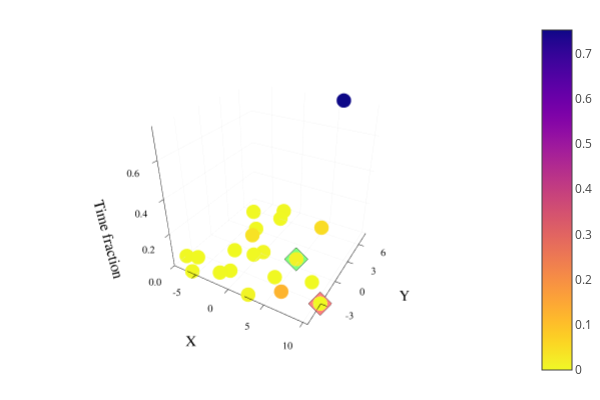

The notebook cell this image was saved under:
### Code cell
# 3D
plotlyjs()
plot()

scatter!(X,Y,time_fract,zcolor=time_fract,m=cgrad(:plasma,rev=true),markerstrokewidth=0,markersize=2.5,legend=false)

plot!([X[1]],[Y[1]],[time_fract[1]], seriestype = :scatter, markersize=3,
        color=color=palette(:lighttest)[4],markershape=:diamond,opacity=0.8) # Green for Si
plot!([X[end]],[Y[end]],[time_fract[end]], seriestype = :scatter, markersize=3,
        color=color=palette(:lighttest)[7],markershape=:diamond,opacity=0.8) # Red for Sf

xlims!(minimum(X)*1.01,maximum(X)*1.01) 
ylims!(minimum(Y)*1.01,maximum(Y)*1.01)
zlims!(minimum(time_fract)*1.01,maximum(time_fract)*1.01)

plot!(xlabel="X", ylabel="Y", zlabel = "Time fraction")

### Figure 1 — Plotly figure (JSON) as saved in the notebook; plotly's stock layout.template omitted (floating-point values rounded to 4 significant figures; data arrays with more than 128 entries replaced by an {"elided": "..."} marker saying what was removed)
{"data": [{"colorbar": {"title": ""}, "legendgroup": "y1", "marker": {"color": "rgba(242, 242, 39, 1.000)", "line": {"color": "rgba(0, 0, 0, 1.000)", "width": 0}, "size": 5, "symbol": "circle"}, "mode": "markers", "name": "y1", "scene": "scene", "showlegend": true, "type": "scatter3d", "x": [4.648], "xaxis": "x", "y": [0.7328], "yaxis": "y", "z": [0.01213], "zaxis": "z", "zmax": 0.7518, "zmin": 0}, {"colorbar": {"title": ""}, "legendgroup": "y1", "marker": {"color": "rgba(240, 248, 35, 1.000)", "line": {"color": "rgba(0, 0, 0, 1.000)", "width": 0}, "size": 5, "symbol": "circle"}, "mode": "markers", "name": "y1", "scene": "scene", "showlegend": false, "type": "scatter3d", "x": [-2.655], "xaxis": "x", "y": [-4.124], "yaxis": "y", "z": [0.001276], "zaxis": "z", "zmax": 0.7518, "zmin": 0}, {"colorbar": {"title": ""}, "legendgroup": "y1", "marker": {"color": "rgba(247, 226, 37, 1.000)", "line": {"color": "rgba(0, 0, 0, 1.000)", "width": 0}, "size": 5, "symbol": "circle"}, "mode": "markers", "name": "y1", "scene": "scene", "showlegend": false, "type": "scatter3d", "x": [-2.656], "xaxis": "x", "y": [1.283], "yaxis": "y", "z": [0.03829], "zaxis": "z", "zmax": 0.7518, "zmin": 0}, {"colorbar": {"title": ""}, "legendgroup": "y1", "marker": {"color": "rgba(240, 248, 34, 1.000)", "line": {"color": "rgba(0, 0, 0, 1.000)", "width": 0}, "size": 5, "symbol": "circle"}, "mode": "markers", "name": "y1", "scene": "scene", "showlegend": false, "type": "scatter3d", "x": [-3.743], "xaxis": "x", "y": [3.156], "yaxis": "y", "z": [0.0006382], "zaxis": "z", "zmax": 0.7518, "zmin": 0}, {"colorbar": {"title": ""}, "legendgroup": "y1", "marker": {"color": "rgba(240, 248, 35, 1.000)", "line": {"color": "rgba(0, 0, 0, 1.000)", "width": 0}, "size": 5, "symbol": "circle"}, "mode": "markers", "name": "y1", "scene": "scene", "showlegend": false, "type": "scatter3d", "x": [-0.8464], "xaxis": "x", "y": [-0.513], "yaxis": "y", "z": [0.001914], "zaxis": "z", "zmax": 0.7518, "zmin": 0}, {"colorbar": {"title": ""}, "legendgroup": "y1", "marker": {"color": "rgba(241, 246, 37, 1.000)", "line": {"color": "rgba(0, 0, 0, 1.000)", "width": 0}, "size": 5, "symbol": "circle"}, "mode": "markers", "name": "y1", "scene": "scene", "showlegend": false, "type": "scatter3d", "x": [0.04328], "xaxis": "x", "y": [0.2076], "yaxis": "y", "z": [0.005105], "zaxis": "z", "zmax": 0.7518, "zmin": 0}, {"colorbar": {"title": ""}, "legendgroup": "y1", "marker": {"color": "rgba(253, 180, 47, 1.000)", "line": {"color": "rgba(0, 0, 0, 1.000)", "width": 0}, "size": 5, "symbol": "circle"}, "mode": "markers", "name": "y1", "scene": "scene", "showlegend": false, "type": "scatter3d", "x": [7.183], "xaxis": "x", "y": [-5.388], "yaxis": "y", "z": [0.1238], "zaxis": "z", "zmax": 0.7518, "zmin": 0}, {"colorbar": {"title": ""}, "legendgroup": "y1", "marker": {"color": "rgba(241, 244, 38, 1.000)", "line": {"color": "rgba(0, 0, 0, 1.000)", "width": 0}, "size": 5, "symbol": "circle"}, "mode": "markers", "name": "y1", "scene": "scene", "showlegend": false, "type": "scatter3d", "x": [2.634], "xaxis": "x", "y": [-5.224], "yaxis": "y", "z": [0.007658], "zaxis": "z", "zmax": 0.7518, "zmin": 0}, {"colorbar": {"title": ""}, "legendgroup": "y1", "marker": {"color": "rgba(240, 248, 34, 1.000)", "line": {"color": "rgba(0, 0, 0, 1.000)", "width": 0}, "size": 5, "symbol": "circle"}, "mode": "markers", "name": "y1", "scene": "scene", "showlegend": false, "type": "scatter3d", "x": [-5.819], "xaxis": "x", "y": [-5.229], "yaxis": "y", "z": [0.0006382], "zaxis": "z", "zmax": 0.7518, "zmin": 0}, {"colorbar": {"title": ""}, "legendgroup": "y1", "marker": {"color": "rgba(13, 8, 135, 1.000)", "line": {"color": "rgba(0, 0, 0, 1.000)", "width": 0}, "size": 5, "symbol": "circle"}, "mode": "markers", "name": "y1", "scene": "scene", "showlegend": false, "type": "scatter3d", "x": [5.504], "xaxis": "x", "y": [8.042], "yaxis": "y", "z": [0.7518], "zaxis": "z", "zmax": 0.7518, "zmin": 0}, {"colorbar": {"title": ""}, "legendgroup": "y1", "marker": {"color": "rgba(249, 220, 36, 1.000)", "line": {"color": "rgba(0, 0, 0, 1.000)", "width": 0}, "size": 5, "symbol": "circle"}, "mode": "markers", "name": "y1", "scene": "scene", "showlegend": false, "type": "scatter3d", "x": [5.084], "xaxis": "x", "y": [5.626], "yaxis": "y", "z": [0.04914], "zaxis": "z", "zmax": 0.7518, "zmin": 0}, {"colorbar": {"title": ""}, "legendgroup": "y1", "marker": {"color": "rgba(240, 248, 35, 1.000)", "line": {"color": "rgba(0, 0, 0, 1.000)", "width": 0}, "size": 5, "symbol": "circle"}, "mode": "markers", "name": "y1", "scene": "scene", "showlegend": false, "type": "scatter3d", "x": [-1.942], "xaxis": "x", "y": [6.049], "yaxis": "y", "z": [0.001276], "zaxis": "z", "zmax": 0.7518, "zmin": 0}, {"colorbar": {"title": ""}, "legendgroup": "y1", "marker": {"color": "rgba(240, 247, 36, 1.000)", "line": {"color": "rgba(0, 0, 0, 1.000)", "width": 0}, "size": 5, "symbol": "circle"}, "mode": "markers", "name": "y1", "scene": "scene", "showlegend": false, "type": "scatter3d", "x": [-2.497], "xaxis": "x", "y": [7.492], "yaxis": "y", "z": [0.002553], "zaxis": "z", "zmax": 0.7518, "zmin": 0}, {"colorbar": {"title": ""}, "legendgroup": "y1", "marker": {"color": "rgba(240, 249, 33, 1.000)", "line": {"color": "rgba(0, 0, 0, 1.000)", "width": 0}, "size": 5, "symbol": "circle"}, "mode": "markers", "name": "y1", "scene": "scene", "showlegend": false, "type": "scatter3d", "x": [-6.996], "xaxis": "x", "y": [-3.436], "yaxis": "y", "z": [0], "zaxis": "z", "zmax": 0.7518, "zmin": 0}, {"colorbar": {"title": ""}, "legendgroup": "y1", "marker": {"color": "rgba(240, 248, 35, 1.000)", "line": {"color": "rgba(0, 0, 0, 1.000)", "width": 0}, "size": 5, "symbol": "circle"}, "mode": "markers", "name": "y1", "scene": "scene", "showlegend": false, "type": "scatter3d", "x": [-6.507], "xaxis": "x", "y": [5.713], "yaxis": "y", "z": [0.001276], "zaxis": "z", "zmax": 0.7518, "zmin": 0}, {"colorbar": {"title": ""}, "legendgroup": "y1", "marker": {"color": "rgba(240, 249, 33, 1.000)", "line": {"color": "rgba(0, 0, 0, 1.000)", "width": 0}, "size": 5, "symbol": "circle"}, "mode": "markers", "name": "y1", "scene": "scene", "showlegend": false, "type": "scatter3d", "x": [-1.738], "xaxis": "x", "y": [-3.438], "yaxis": "y", "z": [0], "zaxis": "z", "zmax": 0.7518, "zmin": 0}, {"colorbar": {"title": ""}, "legendgroup": "y1", "marker": {"color": "rgba(240, 248, 35, 1.000)", "line": {"color": "rgba(0, 0, 0, 1.000)", "width": 0}, "size": 5, "symbol": "circle"}, "mode": "markers", "name": "y1", "scene": "scene", "showlegend": false, "type": "scatter3d", "x": [-8.415], "xaxis": "x", "y": [-3.856], "yaxis": "y", "z": [0.001914], "zaxis": "z", "zmax": 0.7518, "zmin": 0}, {"colorbar": {"title": ""}, "legendgroup": "y1", "marker": {"color": "rgba(240, 249, 33, 1.000)", "line": {"color": "rgba(0, 0, 0, 1.000)", "width": 0}, "size": 5, "symbol": "circle"}, "mode": "markers", "name": "y1", "scene": "scene", "showlegend": false, "type": "scatter3d", "x": [-3.621], "xaxis": "x", "y": [-0.8424], "yaxis": "y", "z": [0], "zaxis": "z", "zmax": 0.7518, "zmin": 0}, {"colorbar": {"title": ""}, "legendgroup": "y1", "marker": {"color": "rgba(240, 248, 34, 1.000)", "line": {"color": "rgba(0, 0, 0, 1.000)", "width": 0}, "size": 5, "symbol": "circle"}, "mode": "markers", "name": "y1", "scene": "scene", "showlegend": false, "type": "scatter3d", "x": [3.749], "xaxis": "x", "y": [-2.166], "yaxis": "y", "z": [0.0006382], "zaxis": "z", "zmax": 0.7518, "zmin": 0}, {"colorbar": {"title": ""}, "legendgroup": "y1", "marker": {"color": "rgba(240, 249, 33, 1.000)", "line": {"color": "rgba(0, 0, 0, 1.000)", "width": 0}, "size": 5, "symbol": "circle"}, "mode": "markers", "name": "y1", "scene": "scene", "showlegend": false, "type": "scatter3d", "x": [8.134], "xaxis": "x", "y": [-1.091], "yaxis": "y", "z": [0], "zaxis": "z", "zmax": 0.7518, "zmin": 0}, {"colorbar": {"title": ""}, "legendgroup": "y1", "marker": {"color": "rgba(240, 249, 33, 1.000)", "line": {"color": "rgba(0, 0, 0, 1.000)", "width": 0}, "size": 5, "symbol": "circle"}, "mode": "markers", "name": "y1", "scene": "scene", "showlegend": false, "type": "scatter3d", "x": [10.46], "xaxis": "x", "y": [-2.993], "yaxis": "y", "z": [0], "zaxis": "z", "zmax": 0.7518, "zmin": 0}, {"colorbar": {"title": ""}, "hoverinfo": "none", "marker": {"cmax": 0.7518, "cmin": 0, "color": [0.5], "colorscale": {"elided": "256x2 mixed values"}, "opacity": 1e-10, "showscale": true, "size": 1e-10}, "mode": "markers", "name": "y1", "scene": "scene", "showlegend": false, "type": "scatter3d", "x": [4.648], "xaxis": "x", "y": [0.7328], "yaxis": "y", "z": [0.01213], "zaxis": "z", "zmax": 0.7518, "zmin": 0}, {"colorbar": {"title": ""}, "legendgroup": "y2", "marker": {"color": "rgba(76, 204, 76, 0.800)", "line": {"color": "rgba(0, 0, 0, 0.800)", "width": 1}, "size": 6, "symbol": "diamond"}, "mode": "markers", "name": "y2", "scene": "scene", "showlegend": true, "type": "scatter3d", "x": [4.648], "xaxis": "x", "y": [0.7328], "yaxis": "y", "z": [0.01213], "zaxis": "z", "zmax": 0.7518, "zmin": 0}, {"colorbar": {"title": ""}, "legendgroup": "y3", "marker": {"color": "rgba(255, 76, 76, 0.800)", "line": {"color": "rgba(0, 0, 0, 0.800)", "width": 1}, "size": 6, "symbol": "diamond"}, "mode": "markers", "name": "y3", "scene": "scene", "showlegend": true, "type": "scatter3d", "x": [10.46], "xaxis": "x", "y": [-2.993], "yaxis": "y", "z": [0], "zaxis": "z", "zmax": 0.7518, "zmin": 0}], "layout": {"annotations": [], "height": 400, "margin": {"b": 20, "l": 0, "r": 0, "t": 20}, "paper_bgcolor": "rgba(255, 255, 255, 1.000)", "plot_bgcolor": "rgba(255, 255, 255, 1.000)", "scene": {"camera": {"eye": {"x": 1.126, "y": -1.95, "z": 1.3}}, "domain": {"x": [0.06165, 0.9934], "y": [0.07581, 0.9902]}, "xaxis": {"gridcolor": "rgba(0, 0, 0, 0.100)", "gridwidth": 0.5, "linecolor": "rgba(0, 0, 0, 1.000)", "mirror": false, "range": [-8.499, 10.56], "showgrid": true, "showline": true, "showticklabels": true, "tickangle": 0, "tickcolor": "rgb(0, 0, 0)", "tickfont": {"color": "rgba(0, 0, 0, 1.000)", "family": "sans-serif", "size": 11}, "tickmode": "array", "ticks": "inside", "ticktext": ["-5", "0", "5", "10"], "tickvals": [-5, 0, 5, 10], "title": "X", "titlefont": {"color": "rgba(0, 0, 0, 1.000)", "family": "sans-serif", "size": 15}, "type": "-", "visible": true, "zeroline": false, "zerolinecolor": "rgba(0, 0, 0, 1.000)"}, "yaxis": {"gridcolor": "rgba(0, 0, 0, 0.100)", "gridwidth": 0.5, "linecolor": "rgba(0, 0, 0, 1.000)", "mirror": false, "range": [-5.442, 8.123], "showgrid": true, "showline": true, "showticklabels": true, "tickangle": 0, "tickcolor": "rgb(0, 0, 0)", "tickfont": {"color": "rgba(0, 0, 0, 1.000)", "family": "sans-serif", "size": 11}, "tickmode": "array", "ticks": "inside", "ticktext": ["-3", "0", "3", "6"], "tickvals": [-3, 0, 3, 6], "title": "Y", "titlefont": {"color": "rgba(0, 0, 0, 1.000)", "family": "sans-serif", "size": 15}, "type": "-", "visible": true, "zeroline": false, "zerolinecolor": "rgba(0, 0, 0, 1.000)"}, "zaxis": {"gridcolor": "rgba(0, 0, 0, 0.100)", "gridwidth": 0.5, "linecolor": "rgba(0, 0, 0, 1.000)", "mirror": false, "range": [0, 0.7593], "showgrid": true, "showline": true, "showticklabels": true, "tickangle": 0, "tickcolor": "rgb(0, 0, 0)", "tickfont": {"color": "rgba(0, 0, 0, 1.000)", "family": "sans-serif", "size": 11}, "tickmode": "array", "ticks": "inside", "ticktext": ["0.0", "0.2", "0.4", "0.6"], "tickvals": [0, 0.2, 0.4, 0.6], "title": "Time fraction", "titlefont": {"color": "rgba(0, 0, 0, 1.000)", "family": "sans-serif", "size": 15}, "type": "-", "visible": true, "zeroline": false, "zerolinecolor": "rgba(0, 0, 0, 1.000)"}}, "showlegend": false, "width": 600}}
